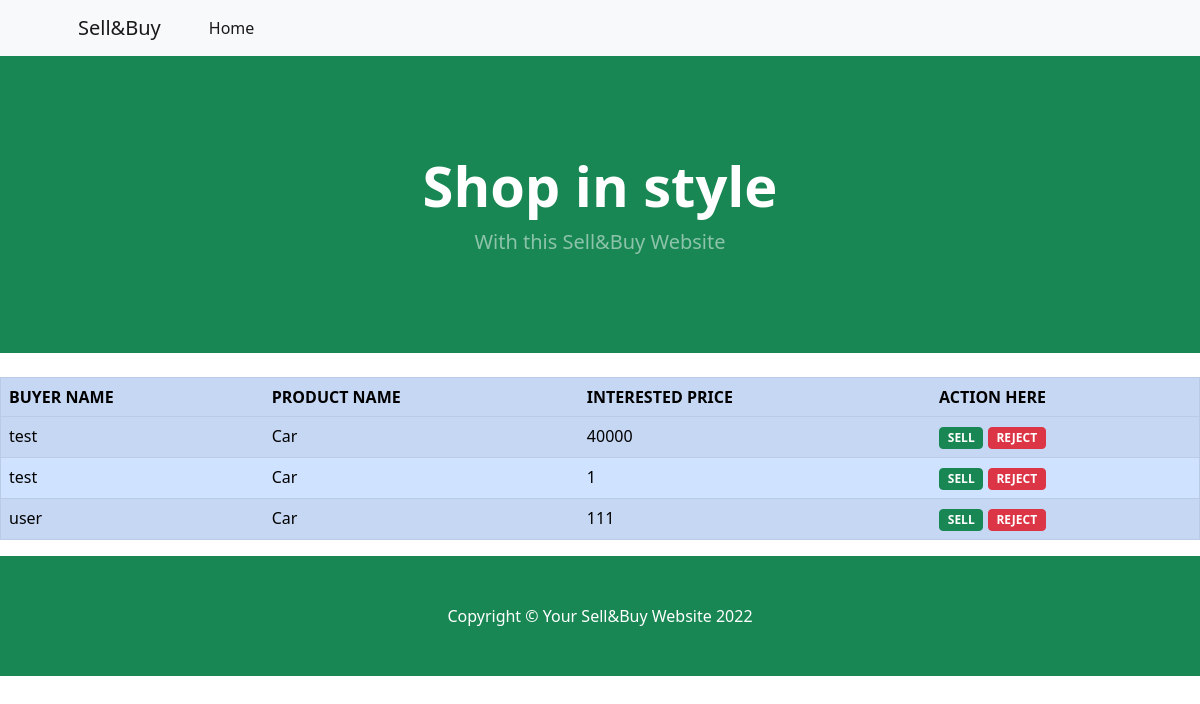
/buyer_list/36/, run on the app's committed database.
### sellerapp/models.py (models this page shows, shortened)
class BuyProduct(models.Model):
    seller_name = models.CharField(max_length=100, null=True)
    buyer_name = models.CharField(max_length=100,null=True)
    product_id = models.CharField(max_length=100,null=True)
    buyer_price = models.IntegerField(null=True)
    buy_status = models.BooleanField(null=True)

class Product(models.Model):
    userid = models.ForeignKey(User,on_delete=models.CASCADE,null=True)
    product_name = models.CharField(max_length=100,null=True)
    product_desc = models.CharField(max_length=1000,null=True)
    category = models.CharField(max_length=100,null=True)
    location = models.CharField(max_length=100,null=True)
    product_price = models.FloatField(max_length=100,null=True)
    product_img = models.FileField(upload_to='media',null=True,blank=True)
    time = models.DateTimeField(null=True,blank=True)
    def __str__(self):
        return self.product_name

### sellerapp/views.py (the view)
# urls.py: path('buyer_list/<id>/', buyer_list, name='buyer_list'),
def buyer_list(request,id):
    data = BuyProduct.objects.filter(product_id=id)
    product_name = Product.objects.get(id=id)
    print(product_name)
    return render(request,'buyer_list.html',{'obj': data, 'product_name': product_name})

### sellerapp/templates/buyer_list.html (shortened to what this page needs)
{% load static %}
<html lang="en">
<head>
    <link href="https://cdn.jsdelivr.net/npm/bootstrap-icons@1.5.0/font/bootstrap-icons.css" rel="stylesheet"/>
    <link rel="stylesheet" href="{% static 'dist/css/styles.css' %}" type="text/css"/>
</head>
<body>
<nav class="navbar navbar-expand-lg navbar-light bg-light">
    <div class="container px-4 px-lg-5">
        <a class="navbar-brand" href="#!">Sell&Buy</a>
        <div class="collapse navbar-collapse" id="navbarSupportedContent">
            <ul class="navbar-nav me-auto mb-2 mb-lg-0 ms-lg-4">
                <li class="nav-item"><a class="nav-link active" aria-current="page"
                                        href="{% url 'indexpage' %}">Home</a></li>
            </ul>
        </div>
    </div>
</nav>
<header class="bg-success py-5">
    <div class="container px-4 px-lg-5 my-5">
        <div class="text-center text-white">
            <h1 class="display-4 fw-bolder">Shop in style</h1>
            <p class="lead fw-normal text-white-50 mb-0">With this Sell&Buy Website</p>
        </div>
    </div>
</header>
<table class='table table-primary table-striped' border="1">
    <tr>
        <th>BUYER NAME</th>
        <th>PRODUCT NAME</th>
        <th>INTERESTED PRICE</th>
        <th>ACTION HERE</th>
    </tr>
    <tr>
        {% for i in obj %}
    <tr>
        <td>{{i.buyer_name}}</td>
        <td>{{product_name}}</td>
        <td>{{i.buyer_price}}</td>
        <td>
            <a href="{% url 'accept_interest' i.id product_name.id %}" class="btn btn-success badge">SELL</a>
            <a href="{% url 'reject_interest' i.id product_name.id %}" class="btn btn-danger badge">REJECT</a>
        </td>
    </tr>
    {% endfor %}
    <br>
</table>
<footer class="py-5 bg-success">
    <div class="container"><p class="m-0 text-center text-white">Copyright &copy; Your Sell&Buy Website 2022</p></div>
</footer>
</body>
</html>

### data on the page
BuyProduct: buyer_name "test", buyer_price "40000"
Product: product_name "Car"
BuyProduct: buyer_name "test", buyer_price "1"
BuyProduct: buyer_name "user", buyer_price "111"
